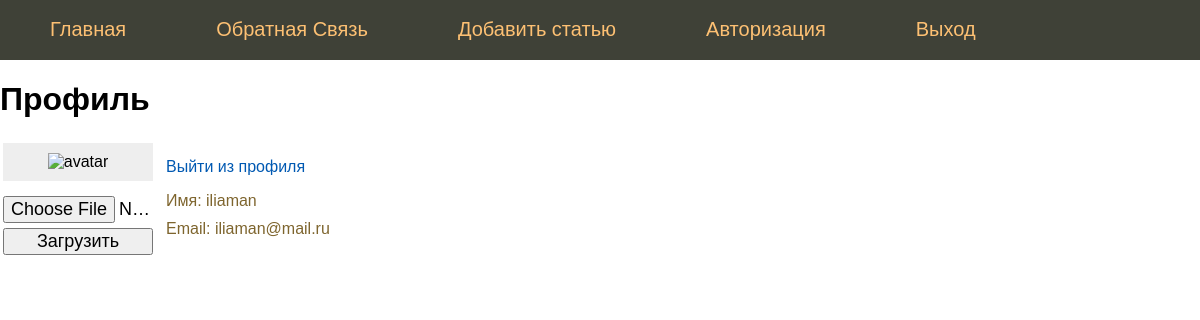
Screenshot of /profile (signed in) with the database file from the repository.
### tables this page shows
CREATE TABLE mainmenu (
    id integer PRIMARY KEY AUTOINCREMENT,
    title text NOT NULL,
    url text NOT NULL
);

CREATE TABLE users (
    id integer primary key autoincrement,
    name text not null,
    email text not null,
    psw text not null,
    avatar BLOB default null,
    time integer not null
);

### main.py (the view)
@app.route("/profile")
@login_required
def profile():
    res = current_user.get_id()
    return render_template("profile.html", menu=dbase.getMenu(), title="Профиль", info=res)

### UserLogin.py (called while the page is built)
    def fromDB(self, user_id, db):
        self.__user = db.getUser(user_id)
        return self

    def get_id(self):
        return str(self.__user['id'])

    def getName(self):
        return self.__user['name'] if self.__user else "Без имени"

    def getEmail(self):
        return self.__user['email'] if self.__user else "Без email"

### flsite.py (called while the page is built)
    def getMenu(self):
        sql = '''SELECT * FROM mainmenu'''
        try:
            self.__cur.execute(sql)
            res = self.__cur.fetchall()
            if res: return res
        except:
            print("Ошибка чтения из БД")
        return []

    def getUser(self, user_id):
        try:
            self.__cur.execute(f"SELECT * FROM users WHERE id = {user_id} LIMIT 1")
            res = self.__cur.fetchone()
            if not res:
                print("Пользователь не найден")
                return False
            return res
        except sqlite3.Error as e:
            print("Ошибка получения данных из БД"+str(e))
        return False

### main.py (called while the page is built)
@login_manager.user_loader
def load_user(user_id):
    print("load_user")
    return UserLogin().fromDB(user_id, dbase)

def connect_db():
    conn = sq.connect(app.config['DATABASE'])
    conn.row_factory = sq.Row
    return conn

def get_db():
    if not hasattr(g, 'link_db'):
        g.link_db = connect_db()
        return g.link_db

@app.before_request
def before_request():
    global dbase
    db = get_db()
    dbase = FDataBase(db)

### templates/profile.html (shortened to what this page needs)
{% extends 'base.html' %}
{% block content %}
{{ super() }}
    <table border="0" class="profile-table">
    <tr><td valign="top">
        <div class="profile-ava"><img src="{{ url_for('userava') }}" alt="avatar"></div>
        <div class="profile-load">
            <form action="{{ url_for('upload') }}" method="POST" enctype="multipart/form-data">
                <p><input type="file" name="file"></p>
                <p><input type="submit" value="Загрузить"></p>
            </form>
        </div>
    </td>
    <td valign="top" class="profile-panel">
        <p><a href="{{ url_for('logout') }}">Выйти из профиля</a></p>
        <ul class="profile-info">
            <li>Имя: {{ current_user.getName() }}</li>
            <li>Email: {{ current_user.getEmail() }}</li>
        </ul>
    </td>
    </tr>
    </table>
{% endblock %}

### templates/base.html (shortened to what this page needs)
<!DOCTYPE html>
<html lang="en">
<head>
    <link type="text/css" href="{{ url_for('static', filename='css/styles.css') }}" rel="stylesheet" />
</head>
<body>
{% block content %}
    {% block mainmenu %}
        <ul class="mainmenu">
            {% for m in menu %}
            <li><a href="{{ url_for(m.url) }}">{{ m.title }}</a></li>
            {% endfor %}
        </ul>
    {% endblock mainmenu %}
{% if title %}
<h1>{{ title }}</h1>
{% else %}
<h1>Про Flask</h1>
{% endif %}
{% endblock %}
</body>
</html>

### static/css/styles.css (style rules this page uses)
html, body { font-family: 'Arial'; margin: 0; padding: 0; height: 100%; width: 100%; }
a { color: #0059b2; text-decoration: none; }
ul.mainmenu { list-style: none; background: #3F4137; height: 60px; margin: 0; padding: 0; color: #fdc073; font-size: 20px; overflow: hidden; }
ul.mainmenu li { float: left; margin: 18px 40px 0 50px; }
ul.mainmenu li a { color: #fdc073; text-decoration: none; }
.profile-ava { width: 130px; text-align: center; overflow: hidden; background: #eee; padding: 10px; }
.profile-ava img { max-width: 150px; height: auto; }
.profile-load { margin-top: 10px; overflow: hidden; max-width: 150px; }
.profile-load input[type=submit], input[type=file] { width: 100%; font-size: 18px; }
.profile-load p { padding: 0; margin: 5px 0 0 0; }
.profile-panel { padding: 0 0 0 10px; }
ul.profile-info { list-style: none; margin: 10px 0 0 0; padding: 0; color: #7E652E; }
ul.profile-info li { margin-top: 10px; }

### rows the page displays
mainmenu: title "Главная"
mainmenu: title "Обратная Связь"
mainmenu: title "Добавить статью"
mainmenu: title "Авторизация"
mainmenu: title "Выход"
users: getName "iliaman", getEmail "iliaman@mail.ru"

### other values shown
{{ title }} "Профиль"
